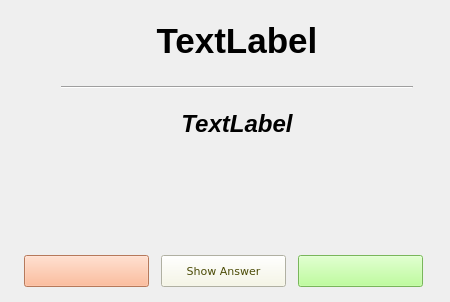
<?xml version="1.0" encoding="UTF-8"?>
<ui version="4.0">
 <class>Prac_a</class>
 <widget class="QWidget" name="Prac_a">
  <property name="geometry">
   <rect>
    <x>0</x>
    <y>0</y>
    <width>450</width>
    <height>302</height>
   </rect>
  </property>
  <property name="minimumSize">
   <size>
    <width>450</width>
    <height>302</height>
   </size>
  </property>
  <property name="windowTitle">
   <string>Flashcards</string>
  </property>
  <property name="windowIcon">
   <iconset resource="../res.qrc">
    <normaloff>:/Images/idiomind.png</normaloff>:/Images/idiomind.png</iconset>
  </property>
  <layout class="QGridLayout" name="gridLayout">
   <property name="leftMargin">
    <number>12</number>
   </property>
   <property name="topMargin">
    <number>6</number>
   </property>
   <property name="rightMargin">
    <number>15</number>
   </property>
   <property name="bottomMargin">
    <number>15</number>
   </property>
   <property name="horizontalSpacing">
    <number>15</number>
   </property>
   <item row="0" column="0">
    <widget class="QWidget" name="widget" native="true">
     <property name="minimumSize">
      <size>
       <width>450</width>
       <height>240</height>
      </size>
     </property>
     <layout class="QVBoxLayout" name="verticalLayout">
      <item>
       <widget class="ClickableLabel" name="label_trgt">
        <property name="font">
         <font>
          <pointsize>26</pointsize>
          <weight>75</weight>
          <bold>true</bold>
         </font>
        </property>
        <property name="cursor">
         <cursorShape>PointingHandCursor</cursorShape>
        </property>
        <property name="text">
         <string>TextLabel</string>
        </property>
        <property name="alignment">
         <set>Qt::AlignCenter</set>
        </property>
       </widget>
      </item>
      <item>
       <layout class="QHBoxLayout" name="horizontalLayout_2">
        <property name="topMargin">
         <number>6</number>
        </property>
        <property name="bottomMargin">
         <number>6</number>
        </property>
        <item>
         <spacer name="horizontalSpacer_3">
          <property name="orientation">
           <enum>Qt::Horizontal</enum>
          </property>
          <property name="sizeType">
           <enum>QSizePolicy::Minimum</enum>
          </property>
          <property name="sizeHint" stdset="0">
           <size>
            <width>40</width>
            <height>20</height>
           </size>
          </property>
         </spacer>
        </item>
        <item>
         <widget class="Line" name="line">
          <property name="styleSheet">
           <string notr="true">color: rgb(171, 171, 171);</string>
          </property>
          <property name="frameShadow">
           <enum>QFrame::Sunken</enum>
          </property>
          <property name="orientation">
           <enum>Qt::Horizontal</enum>
          </property>
         </widget>
        </item>
        <item>
         <spacer name="horizontalSpacer_2">
          <property name="orientation">
           <enum>Qt::Horizontal</enum>
          </property>
          <property name="sizeType">
           <enum>QSizePolicy::Minimum</enum>
          </property>
          <property name="sizeHint" stdset="0">
           <size>
            <width>40</width>
            <height>20</height>
           </size>
          </property>
         </spacer>
        </item>
       </layout>
      </item>
      <item>
       <widget class="QLabel" name="label_srce">
        <property name="font">
         <font>
          <pointsize>18</pointsize>
          <weight>75</weight>
          <italic>true</italic>
          <bold>true</bold>
         </font>
        </property>
        <property name="text">
         <string>TextLabel</string>
        </property>
        <property name="alignment">
         <set>Qt::AlignHCenter|Qt::AlignTop</set>
        </property>
       </widget>
      </item>
      <item>
       <spacer name="verticalSpacer">
        <property name="orientation">
         <enum>Qt::Vertical</enum>
        </property>
        <property name="sizeType">
         <enum>QSizePolicy::Fixed</enum>
        </property>
        <property name="sizeHint" stdset="0">
         <size>
          <width>20</width>
          <height>80</height>
         </size>
        </property>
       </spacer>
      </item>
     </layout>
    </widget>
   </item>
   <item row="1" column="0">
    <layout class="QHBoxLayout" name="horizontalLayout">
     <property name="spacing">
      <number>12</number>
     </property>
     <property name="leftMargin">
      <number>12</number>
     </property>
     <property name="rightMargin">
      <number>12</number>
     </property>
     <item>
      <widget class="QPushButton" name="pushButton_no">
       <property name="minimumSize">
        <size>
         <width>80</width>
         <height>32</height>
        </size>
       </property>
       <property name="font">
        <font>
         <pointsize>8</pointsize>
         <italic>false</italic>
        </font>
       </property>
       <property name="styleSheet">
        <string notr="true">background-color: rgb(255, 170, 127);
color: rgb(77, 51, 0);</string>
       </property>
       <property name="text">
        <string/>
       </property>
      </widget>
     </item>
     <item>
      <widget class="QPushButton" name="pushButton_answer">
       <property name="minimumSize">
        <size>
         <width>80</width>
         <height>32</height>
        </size>
       </property>
       <property name="font">
        <font>
         <family>DejaVu Sans</family>
         <pointsize>8</pointsize>
         <italic>false</italic>
        </font>
       </property>
       <property name="styleSheet">
        <string notr="true">background-color: rgb(247, 247, 227);
color: rgb(75, 75, 6);</string>
       </property>
       <property name="text">
        <string>Show Answer</string>
       </property>
      </widget>
     </item>
     <item>
      <widget class="QPushButton" name="pushButton_ok">
       <property name="sizePolicy">
        <sizepolicy hsizetype="Minimum" vsizetype="Fixed">
         <horstretch>0</horstretch>
         <verstretch>0</verstretch>
        </sizepolicy>
       </property>
       <property name="minimumSize">
        <size>
         <width>80</width>
         <height>32</height>
        </size>
       </property>
       <property name="font">
        <font>
         <family>DejaVu Sans</family>
         <pointsize>8</pointsize>
         <italic>false</italic>
        </font>
       </property>
       <property name="styleSheet">
        <string notr="true">background-color: rgb(170, 255, 127);
color: rgb(40, 81, 0);</string>
       </property>
       <property name="text">
        <string/>
       </property>
      </widget>
     </item>
    </layout>
   </item>
  </layout>
 </widget>
 <customwidgets>
  <customwidget>
   <class>ClickableLabel</class>
   <extends>QLabel</extends>
   <header location="global">Classes/adds_clicklabel.h</header>
  </customwidget>
 </customwidgets>
 <resources>
  <include location="../res.qrc"/>
 </resources>
 <connections/>
</ui>
